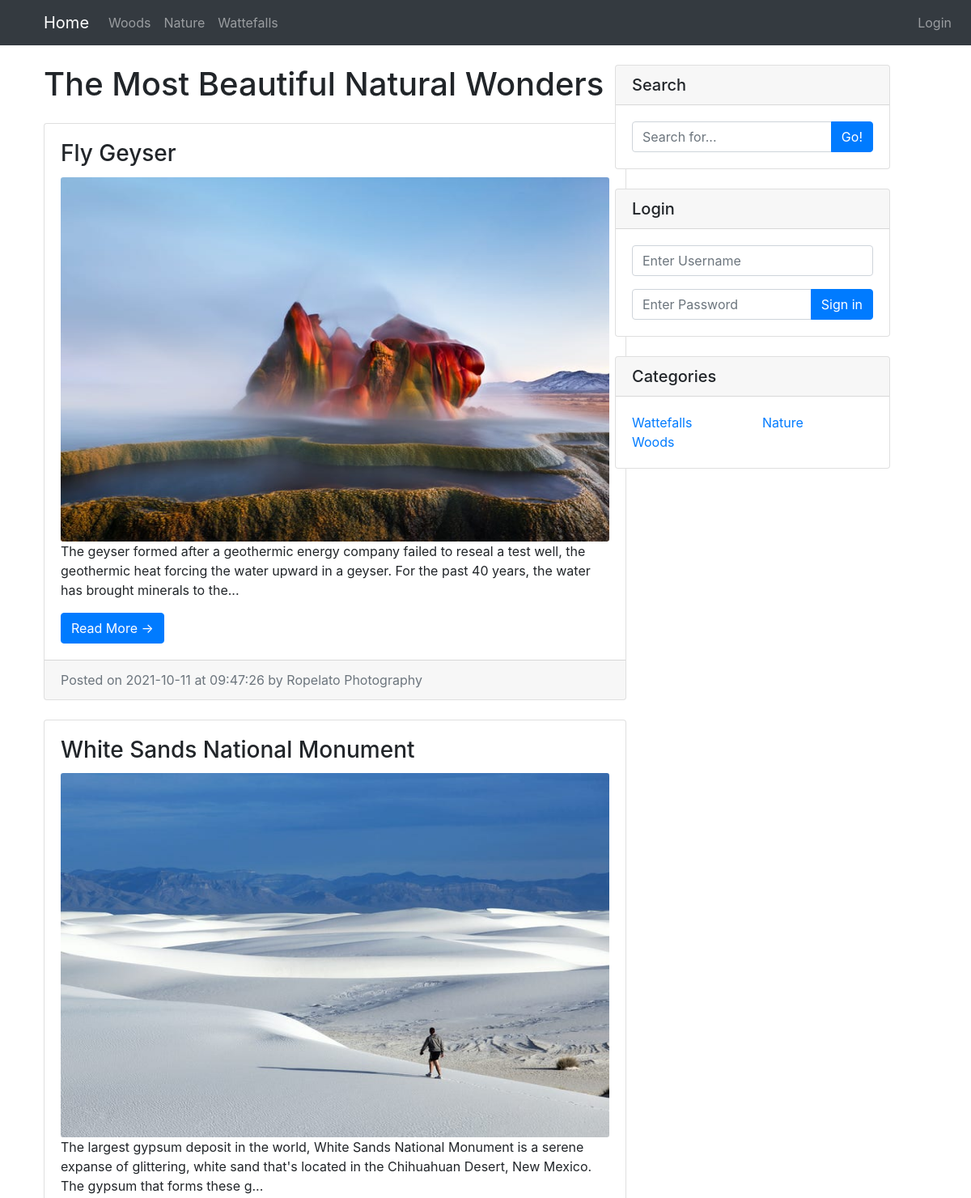
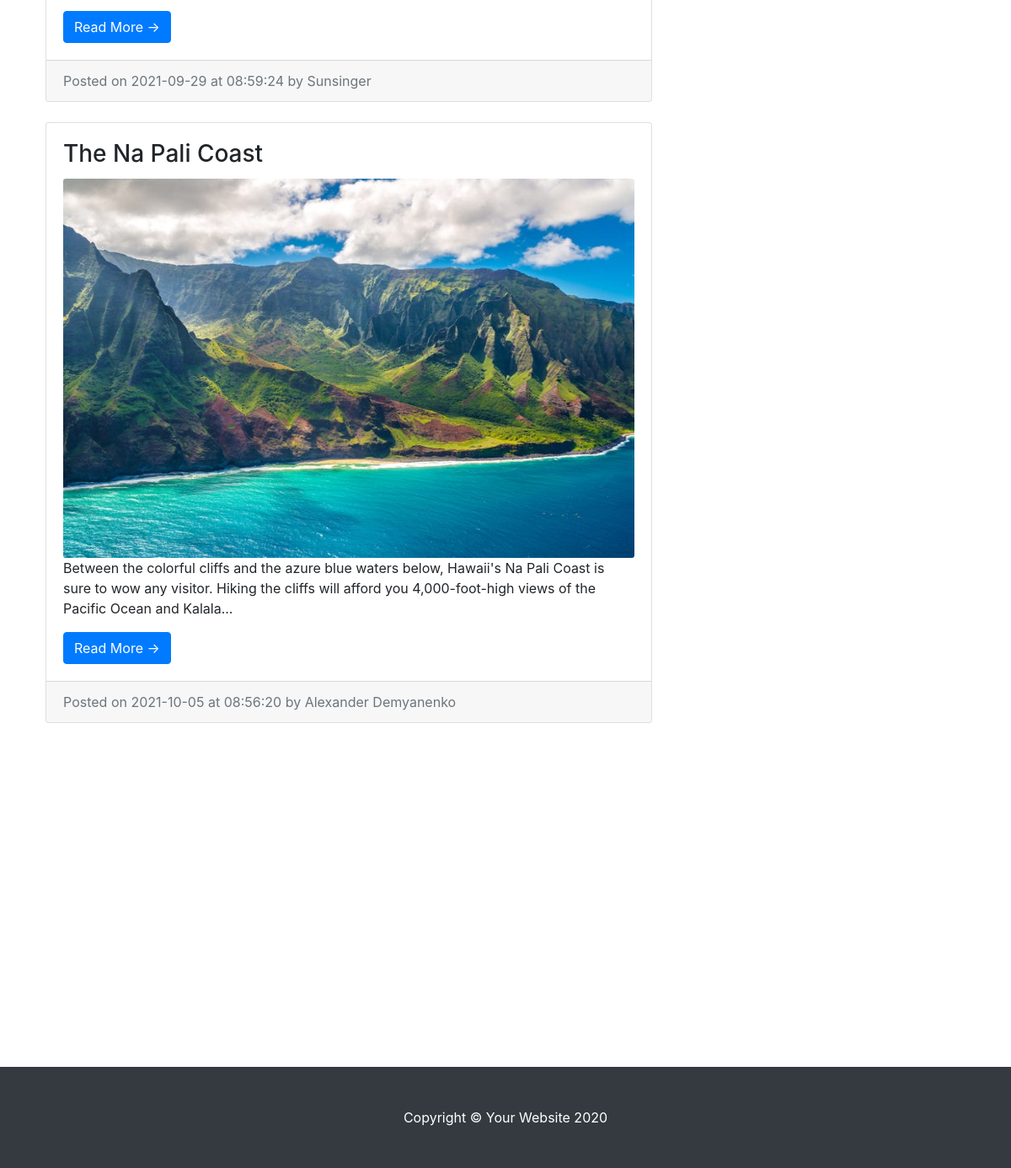
The app's page /index.php?id=2 with its own data (2 pictures, top to bottom).
### tables this page shows
CREATE TABLE `categories` (
  `category_id` int NOT NULL AUTO_INCREMENT,
  `category` varchar(255) NOT NULL,
  PRIMARY KEY (`category_id`)
);

CREATE TABLE `posts` (
  `post_id` int NOT NULL AUTO_INCREMENT,
  `post_author` varchar(255) NOT NULL,
  `post_title` varchar(255) NOT NULL,
  `post_category_id` int NOT NULL,
  `post_content` text NOT NULL,
  `post_image` text NOT NULL,
  `post_comments` int NOT NULL DEFAULT '0',
  `post_status` varchar(255) NOT NULL DEFAULT 'Draft',
  `post_date` datetime NOT NULL DEFAULT CURRENT_TIMESTAMP,
  PRIMARY KEY (`post_id`),
  KEY `post_category_id` (`post_category_id`),
  CONSTRAINT `posts_fk_1` FOREIGN KEY (`post_category_id`) REFERENCES `categories` (`category_id`) ON DELETE CASCADE ON UPDATE CASCADE
);

### includes/functions.php (called while the page is built, shortened)
<?php
$connection = mysqli_connect('localhost', 'root', 'mohamed', 'cms_db');
function selectData($table, $clause) {
    global $connection;
    $query = "SELECT * FROM $table $clause";
    $selectData = mysqli_query($connection, $query);
}

### index.php (the view, shortened to what this page needs)
<?php include 'includes\functions.php' ?>
<?php include 'includes\header.php' ?>
</head>
<body>
  <?php include 'includes\navigation.php' ?>
  <div class="container">
    <div class="row">
      <div class="col-md-8">
        <h1 class="my-4">The Most Beautiful Natural Wonders</h1>
        <?php
        if (isset($_GET['id'])):
          $post_id = $_GET['id'];
          $clause = "WHERE post_category_id = $post_id AND post_status = 'Published' ORDER BY post_id DESC";
          selectData('posts', $clause);
          while ($row = mysqli_fetch_assoc($selectData)):
            $post_id = $row['post_id'];
            $post_title = $row['post_title'];
            $post_content = $row['post_content'];
            $post_image = $row['post_image'];
            $post_date = $row['post_date'];
            $post_author = $row['post_author'];
        ?>
            <div class="card mb-4">
              <div class="card-body">
                <h3 class="card-title"><?php echo $post_title ?></h3>
                <img style="width: px; height: 450px;"  class="card-img-top rounded-sm" src=<?php echo "./images/$post_image" ?> alt="Card image cap">
                <p class="card-text"><?php echo substr($post_content, 0, 200) ?>...</p>
                <a href='post.php?post_id=<?php echo $post_id ?>' class="btn btn-primary">Read More &rarr;</a>
              </div>
              <div class="card-footer text-muted">
                Posted on <?php echo substr($post_date, 0, 11) ?>
                at <?php echo substr($post_date, 10, 9) ?>
                by <?php echo $post_author ?>
              </div>
            </div>
          <?php endwhile ?>
        <?php endif ?>
      </div>
      <?php include 'includes/sidebar.php' ?>
    </div>
  </div>
<?php include 'includes\footer.php' ?>

### includes/navigation.php (shortened to what this page needs)
<nav class="navbar navbar-expand-lg navbar-dark bg-dark fixed-top">
  <div class="container">
    <a class="navbar-brand" href="./index.php">Home</a>
    <div class="collapse navbar-collapse" id="navbarResponsive">
      <div>
        <ul class="navbar-nav ml-auto">
          <?php
          $clause='ORDER BY category_id DESC';
          selectData('categories', $clause);
          while( $row = mysqli_fetch_assoc($selectData)) {
            $category = $row['category'];
            $category_id = $row['category_id'];
            echo "<li class='nav-item'>
              <a class='nav-link' href='index.php?id=$category_id'>$category
              <span class='sr-only'>(current)</span></a>
            </li>";
          }
          ?>
        </ul>
      </div>
      <div>
        <ul class="navbar-nav" style="position: absolute;right: 16px;top: 8px;">
          <?php if(!isset($_SESSION['user_role_id'])){ ?>
            <li class="nav-item">
              <a class="nav-link" href="includes/login.php">Login</a>
            </li>
          <?php } ?>
        </ul>
      </div>
    </div>
  </div>
</nav>

### includes/sidebar.php
<div class="col-md-4 position-fixed" style="right:88px; max-width: 30.333333%;">
  <div class="card my-4 ">
    <h5 class="card-header">Search</h5>
    <div class="card-body">
      <form action="../search.php" method="post">
      <div class="input-group">
        <input name="search" type="text"  class="form-control" placeholder="Search for...">
        <span class="input-group-append">
          <button name="submit" class="btn btn-primary" type="submit">Go!</button>
        </span>
      </div>
      </form>
    </div>
  </div>
  <?php
  $clause = "LIMIT 6";
  selectData('categories', $clause);
  ?>
  <?php
  if(isset($_SESSION['user_role_id'])){
  } else {
  ?>
  <div class="card my-4">
    <h5 class="card-header">Login</h5>
    <div class="card-body">
    <form action="includes/login.php" method="post">
      <div class="form-group">
        <input name="username" type="text"  class="form-control" placeholder="Enter Username">
      </div>
      <div class="input-group">
        <input name="user_password" type="password"  class="form-control" placeholder="Enter Password">
        <span class="input-group-append">
          <button name="index_login" class="btn btn-primary" type="submit">Sign in</button>
        </span>
      </div>
      </form>
    </div>
  </div>
  <?php } ?>
  <div class="card my-4">
    <h5 class="card-header">Categories</h5>
    <div class="card-body">
      <div class="row">
        <div class="col-lg-6">
          <ul class="list-unstyled mb-0">
            <?php while( $row = mysqli_fetch_assoc($selectData) ) {
              $category = $row['category'];
              $category_id = $row['category_id'];
              echo "<li><a href='index.php?id=$category_id'>$category</a></li>";
            ?>
          </ul>
        </div>
        <div class="col-lg-6">
          <ul class="list-unstyled mb-0">
            <?php }  ?>
          </ul>
        </div>
      </div>
    </div>
  </div>
</div>

### css/blog-home.css (style rules this page uses)
body { padding-top: 56px; }

### records on screen
categories: category "Woods"
categories: category "Nature"
categories: category "Wattefalls"
posts: post_title "Fly Geyser", post_image (picture), post_content "The geyser formed after a geothermic energy company failed to reseal a test well, the geothermic heat forcing the water upward in a geyser. For the past 40 years, the water has brought minerals to the", post_date "2021-10-11", post_date "09:47:26", post_author "Ropelato Photography"
posts: post_title "White Sands National Monument", post_image (picture), post_content "The largest gypsum deposit in the world, White Sands National Monument is a serene expanse of glittering, white sand that's located in the Chihuahuan Desert, New Mexico. The gypsum that forms these g", post_date "2021-09-29", post_date "08:59:24", post_author "Sunsinger"
posts: post_title "The Na Pali Coast", post_image (picture), post_content "Between the colorful cliffs and the azure blue waters below, Hawaii's Na Pali Coast is sure to wow any visitor. Hiking the cliffs will afford you 4,000-foot-high views of the Pacific Ocean and Kalala", post_date "2021-10-05", post_date "08:56:20", post_author "Alexander Demyanenko"
